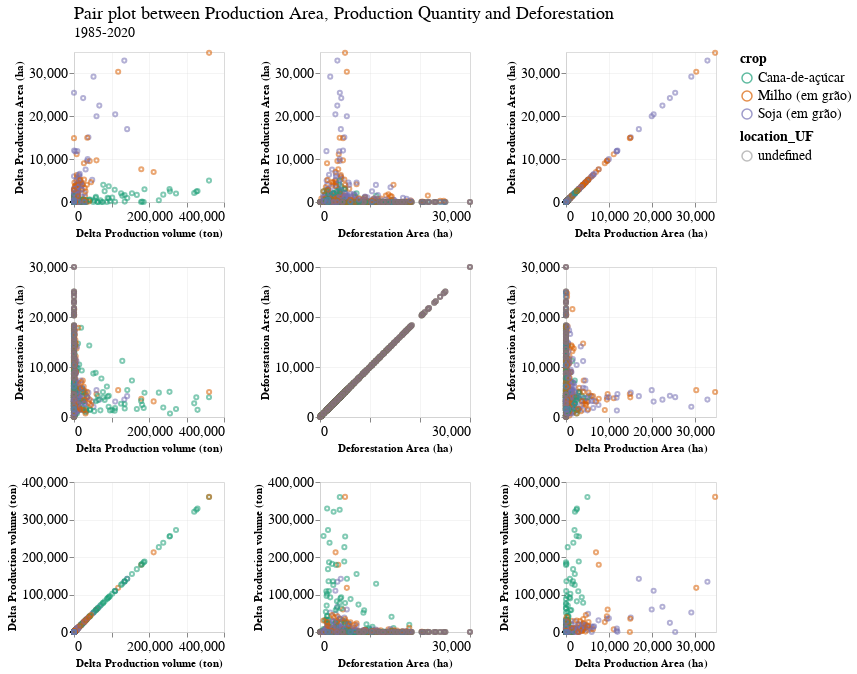

Write notebook code for a chart like this one.
### Code cell
corr_chart = alt.Chart(main_cultures_complete_df).mark_point(size=17).encode(
    alt.X(alt.repeat("column"), type='quantitative'),
    alt.Y(alt.repeat("row"), type='quantitative'),
    color='crop:N',
    opacity='location_UF:N'
).properties(
    width=150,
    height=150
).repeat(
    row=['Delta Production Area (ha)', 'Deforestation Area (ha)', 'Delta Production volume (ton)'],
    column=['Delta Production volume (ton)', 'Deforestation Area (ha)', 'Delta Production Area (ha)']
)


final_chart = corr_chart.properties(
    title=science_theme_title(
        text="Pair plot between Production Area, Production Quantity and Deforestation", 
        subtitle="1985-2020"
    )
).configure_range(
    category={'scheme': 'dark2'}
)

final_chart

### Figure 1 — Vega-Lite specification as saved in the notebook (floating-point values rounded to 4 significant figures; data arrays with more than 128 entries replaced by an {"elided": "..."} marker saying what was removed)
{"config": {"view": {"width": 533.3, "height": 300.0, "fill": "white"}, "title": {"align": "left", "anchor": "start", "frame": "group", "font": "Helvetica Neue", "fontSize": 18, "dy": -2, "subtitleFont": "Helvetica Neue", "subtitleFontSize": 14, "fontWeight": "normal"}, "axis": {"domainColor": "lightGrey", "gridColor": "lightGrey", "gridWidth": 0.25, "titleFont": "Helvetica Neue", "titleFontSize": 11, "labelFont": "Helvetica Neue", "labelFontSize": 14}, "legend": {"layout": {"anchor": "start"}, "labelLimit": 0, "titleFontSize": 14, "titleFont": "Helvetica Neue", "labelFontSize": 14, "labelFont": "Helvetica Neue"}, "header": {"title": null, "titleFont": "Helvetica Neue", "labelFont": "Helvetica Neue", "labelFontSize": 14, "labelPadding": 2}, "range": {"category": {"scheme": "dark2"}}}, "repeat": {"column": ["Delta Production volume (ton)", "Deforestation Area (ha)", "Delta Production Area (ha)"], "row": ["Delta Production Area (ha)", "Deforestation Area (ha)", "Delta Production volume (ton)"]}, "spec": {"data": {"name": "data-64f338ac1f8bcc730d53f2d956fc38a7"}, "mark": {"type": "point", "size": 17}, "encoding": {"color": {"field": "crop", "type": "nominal"}, "opacity": {"field": "location_UF", "type": "nominal"}, "x": {"field": {"repeat": "column"}, "type": "quantitative"}, "y": {"field": {"repeat": "row"}, "type": "quantitative"}}, "height": 150, "width": 150}, "title": {"align": "left", "anchor": "start", "frame": "group", "font": "Helvetica Neue", "fontSize": 18, "dy": -2, "subtitleFont": "Helvetica Neue", "subtitleFontSize": 14, "fontWeight": "normal", "text": "Pair plot between Production Area, Production Quantity and Deforestation", "subtitle": "1985-2020"}, "$schema": "https://vega.github.io/schema/vega-lite/v4.17.0.json", "datasets": {"data-64f338ac1f8bcc730d53f2d956fc38a7": {"elided": "1680 records"}}}
